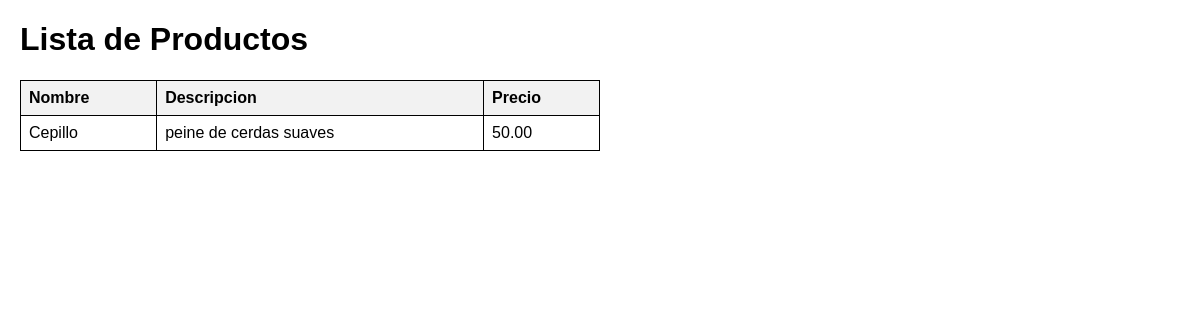
Before: / with the older database file.
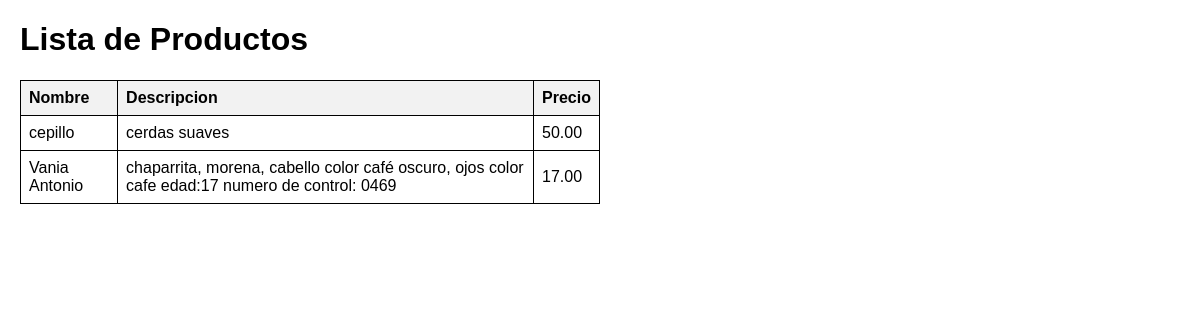
After: the same page with the newer database file.
### app_Productos/models.py (models this page shows, shortened)
class Productos(models.Model):
    nombre = models.CharField(max_length=100)
    descripcion = models.TextField()
    precio = models.DecimalField(max_digits=10, decimal_places=2)

### app_Productos/views.py (the view)
# urls.py: path('', views.index, name='index')
def index(request):
    productos = Productos.objects.all()
    return render(request, 'index.html', {'productos': productos})

### app_Productos/templates/index.html (shortened to what this page needs)
<!DOCTYPE html>
<html lang="es">
<head>
</head>
<body>
    <h1>Lista de Productos</h1>
    <table>
        <tr>
            <th>Nombre</th>
            <th>Descripcion</th>
            <th>Precio</th>
        </tr>
        {% for productos in productos %}
        <tr>
            <td>{{ productos.nombre }}</td>
            <td>{{ productos.descripcion }}</td>
            <td>{{ productos.precio }}</td>
        </tr>
        {% empty %}
        <tr>
            <td colspan="3">No hay Productos registrados.</td>
        </tr>
        {% endfor %}
    </table>
</body>

### app_Productos/templates/index.html (style rules this page uses)
body { font-family: Arial, sans-serif; margin: 20px; }
table { width: 50%; border-collapse: collapse; }
th, td { border: 1px solid black; padding: 8px; text-align: left; }
th { background-color: #f2f2f2; }

Changed rows visible on the page:
changed Productos: nombre "Cepillo" → "cepillo"; descripcion "peine de cerdas suaves" → "cerdas suaves"
added Productos: nombre "Vania Antonio", descripcion "chaparrita, morena, cabello color café oscuro, ojos color cafe edad:17 numero de control: 0469", precio "17.00"
